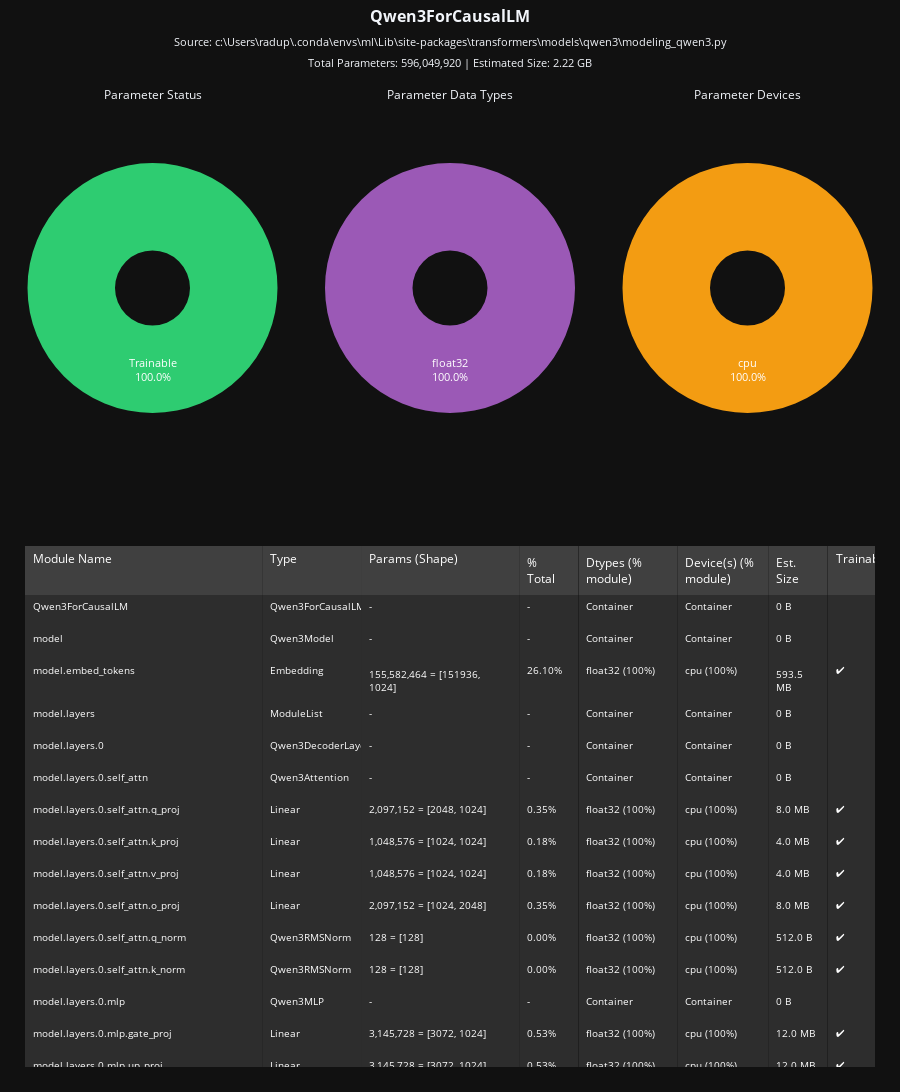

The notebook cell this image was saved under:
### Code cell
from transformers import AutoModelForCausalLM
import torch

model = AutoModelForCausalLM.from_pretrained("Qwen/Qwen3-0.6B")

from flashml.legacy import inspect_model

inspect_model(model )

### Figure 1 — Plotly figure (JSON) as saved in the notebook; plotly's stock layout.template omitted (floating-point values rounded to 4 significant figures; data arrays with more than 128 entries replaced by an {"elided": "..."} marker saying what was removed)
{"data": [{"domain": {"x": [0, 0.3], "y": [0.5, 1]}, "hole": 0.3, "hovertemplate": "<b>%{hovertext}</b><extra></extra>", "hovertext": ["<b>Trainable</b><br>596,049,920<br>100.0%"], "labels": ["Trainable"], "marker": {"colors": ["#2ecc71"]}, "name": "Trainable Status", "pull": [0.02], "text": ["Trainable<br>100.0%"], "textfont": {"color": "white", "size": 11}, "textinfo": "text", "textposition": "auto", "type": "pie", "values": [100]}, {"domain": {"x": [0.35, 0.65], "y": [0.5, 1]}, "hole": 0.3, "hovertemplate": "<b>%{hovertext}</b><extra></extra>", "hovertext": ["<b>float32</b><br>596,049,920<br>100.0%"], "labels": ["float32"], "marker": {"colors": ["#9b59b6"]}, "name": "Data Types", "pull": [0.02], "text": ["float32<br>100.0%"], "textfont": {"color": "white", "size": 11}, "textinfo": "text", "textposition": "auto", "type": "pie", "values": [100]}, {"domain": {"x": [0.7, 1], "y": [0.5, 1]}, "hole": 0.3, "hovertemplate": "<b>%{hovertext}</b><extra></extra>", "hovertext": ["<b>cpu</b><br>2.22 GB<br>100.0%"], "labels": ["cpu"], "marker": {"colors": ["#f39c12"]}, "name": "Devices", "pull": [0.02], "text": ["cpu<br>100.0%"], "textfont": {"color": "white", "size": 11}, "textinfo": "text", "textposition": "auto", "type": "pie", "values": [100]}, {"cells": {"align": "left", "fill": {"color": "#2d2d2d"}, "font": {"color": "white", "size": 10}, "height": 32, "line": {"width": 0}, "values": {"elided": "8x427 str values"}}, "columnwidth": [3, 1.25, 2, 0.75, 1.25, 1.15, 0.75, 0.6], "domain": {"x": [0, 1], "y": [0, 0.5]}, "header": {"align": "left", "fill": {"color": "#404040"}, "font": {"color": "white", "size": 12}, "line": {"width": 0}, "values": ["Module Name", "Type", "Params (Shape)", "% Total", "Dtypes (% module)", "Device(s) (% module)", "Est. Size", "Trainable"]}, "type": "table"}], "layout": {"annotations": [{"font": {"size": 12}, "showarrow": false, "text": "Parameter Status", "x": 0.15, "xanchor": "center", "xref": "paper", "y": 1, "yanchor": "bottom", "yref": "paper", "yshift": -80}, {"font": {"size": 12}, "showarrow": false, "text": "Parameter Data Types", "x": 0.5, "xanchor": "center", "xref": "paper", "y": 1, "yanchor": "bottom", "yref": "paper", "yshift": -80}, {"font": {"size": 12}, "showarrow": false, "text": "Parameter Devices", "x": 0.85, "xanchor": "center", "xref": "paper", "y": 1, "yanchor": "bottom", "yref": "paper", "yshift": -80}], "height": 1100, "margin": {"b": 25, "l": 25, "r": 25, "t": 25}, "showlegend": false, "title": {"font": {"size": 16}, "text": "<b>Qwen3ForCausalLM</b><br><sub>Source: c:\\Users\\radup\\.conda\\envs\\ml\\Lib\\site-packages\\transformers\\models\\qwen3\\modeling_qwen3.py</sub><br><sub>Total Parameters: 596,049,920 | Estimated Size: 2.22 GB</sub>", "x": 0.5, "y": 0.98}}}
